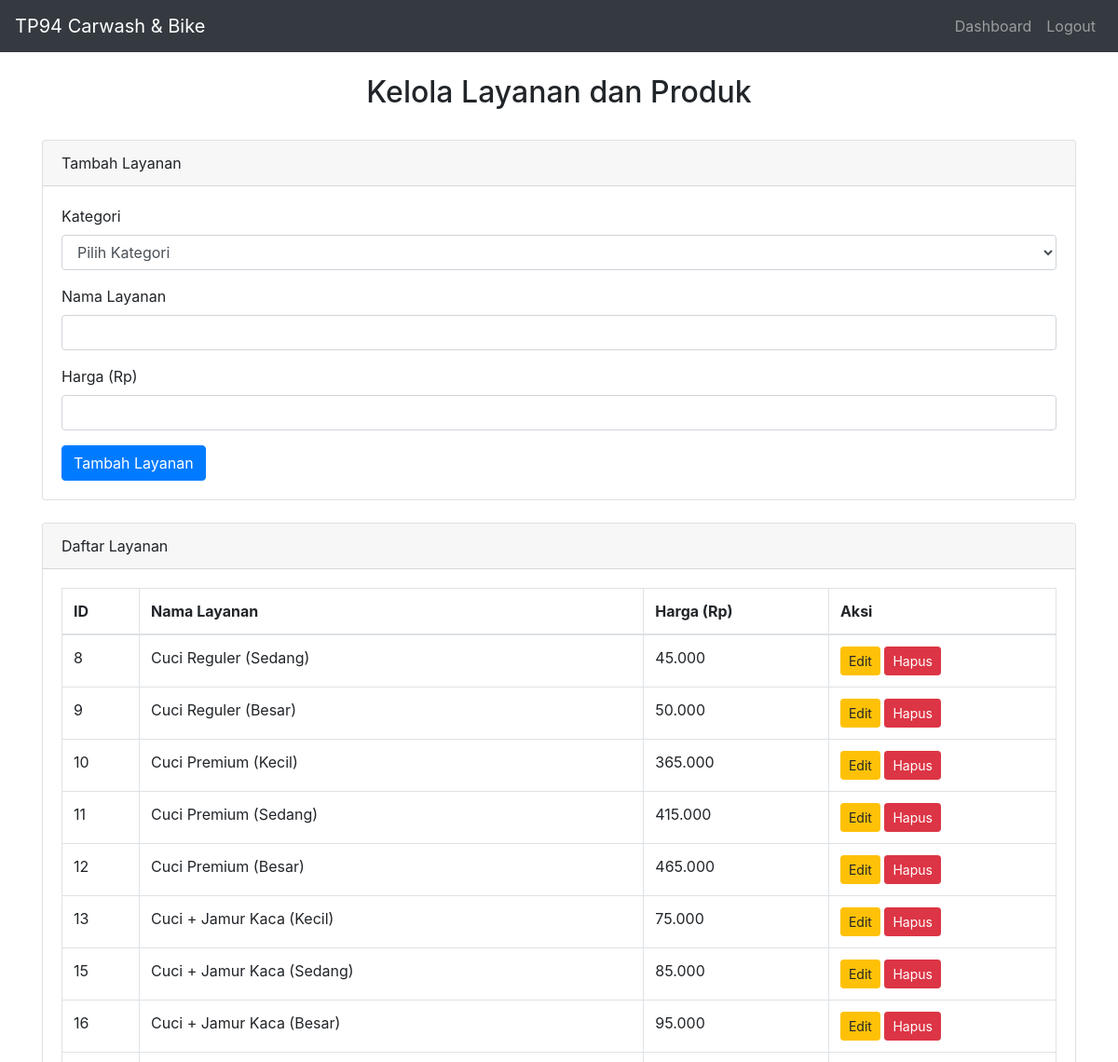
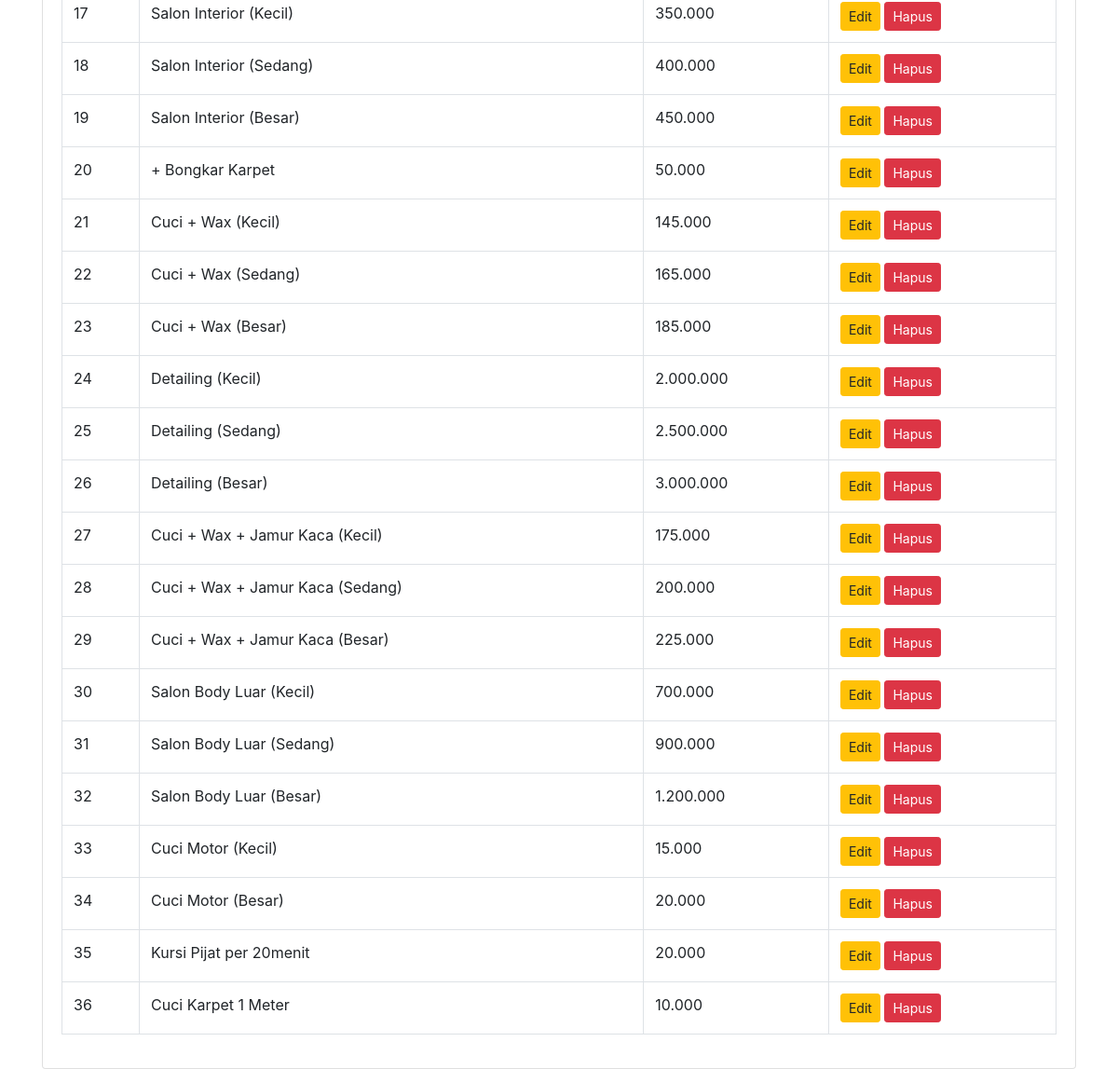
Page /dashboard_layanan.php (signed in) on the committed database (2 pictures, top to bottom).
### tables this page shows
CREATE TABLE `layanan` (
  `id` int(11) NOT NULL,
  `nama_layanan` varchar(100) NOT NULL,
  `harga` decimal(10,2) NOT NULL,
  `kategori` varchar(50) NOT NULL
);

### dashboard_layanan.php (the view, shortened to what this page needs)
<?php
include 'koneksi.php';
$query_layanan = "SELECT * FROM layanan";
$layanan_result = mysqli_query($conn, $query_layanan);
?>
<!DOCTYPE html>
<html lang="id">
<head>
    <link rel="stylesheet" href="https://stackpath.bootstrapcdn.com/bootstrap/4.5.2/css/bootstrap.min.css">
</head>
<body>
    <nav class="navbar navbar-expand-lg navbar-dark bg-dark">
        <a class="navbar-brand" href="#">TP94 Carwash & Bike</a>
        <div class="collapse navbar-collapse" id="navbarNav">
            <ul class="navbar-nav ml-auto">
                <li class="nav-item">
                    <a class="nav-link" href="dashboard_kasir.php">Dashboard</a>
                </li>
                <li class="nav-item">
                    <a class="nav-link" href="logout.php">Logout</a>
                </li>
            </ul>
        </div>
    </nav>
    <div class="container mt-4">
        <h2 class="text-center">Kelola Layanan dan Produk</h2>
        <br>
        <div class="card mb-4">
    <div class="card-header">Tambah Layanan</div>
    <div class="card-body">
        <form method="POST" action="">
            <div class="form-group">
                <label for="kategori">Kategori</label>
                <select class="form-control" id="kategori" name="kategori" required>
                    <option value="">Pilih Kategori</option>
                </select>
            </div>
            <div class="form-group">
                <label for="nama_layanan">Nama Layanan</label>
                <input type="text" class="form-control" id="nama_layanan" name="nama_layanan" required>
            </div>
            <div class="form-group">
                <label for="harga">Harga (Rp)</label>
                <input type="number" class="form-control" id="harga" name="harga" required>
            </div>
            <button type="submit" name="tambah_layanan" class="btn btn-primary">Tambah Layanan</button>
        </form>
    </div>
</div>
        <div class="card">
            <div class="card-header">Daftar Layanan</div>
            <div class="card-body">
                <table class="table table-bordered">
                    <thead>
                        <tr>
                            <th>ID</th>
                            <th>Nama Layanan</th>
                            <th>Harga (Rp)</th>
                            <th>Aksi</th>
                        </tr>
                    </thead>
                    <tbody>
                        <?php while ($layanan = mysqli_fetch_assoc($layanan_result)): ?>
                        <tr>
                            <td><?= $layanan['id']; ?></td>
                            <td><?= $layanan['nama_layanan']; ?></td>
                            <td><?= number_format($layanan['harga'], 0, ',', '.'); ?></td>
                            <td>
                                <a href="edit_layanan.php?id=<?= $layanan['id']; ?>" class="btn btn-warning btn-sm">Edit</a>
                                <a href="?hapus=<?= $layanan['id']; ?>" class="btn btn-danger btn-sm" onclick="return confirm('Apakah Anda yakin ingin menghapus layanan ini?')">Hapus</a>
                            </td>
                        </tr>
                        <?php endwhile; ?>
                    </tbody>
                </table>
            </div>
        </div>
    </div>
</body>
</html>

### rows in the picture
layanan: id "8", nama_layanan "Cuci Reguler (Sedang)", harga "45.000"
layanan: id "9", nama_layanan "Cuci Reguler (Besar)", harga "50.000"
layanan: id "10", nama_layanan "Cuci Premium (Kecil)", harga "365.000"
layanan: id "11", nama_layanan "Cuci Premium (Sedang)", harga "415.000"
layanan: id "12", nama_layanan "Cuci Premium (Besar)", harga "465.000"
layanan: id "13", nama_layanan "Cuci + Jamur Kaca (Kecil)", harga "75.000"
layanan: id "15", nama_layanan "Cuci + Jamur Kaca (Sedang)", harga "85.000"
layanan: id "16", nama_layanan "Cuci + Jamur Kaca (Besar)", harga "95.000"
layanan: id "17", nama_layanan "Salon Interior (Kecil)", harga "350.000"
layanan: id "18", nama_layanan "Salon Interior (Sedang)", harga "400.000"
layanan: id "19", nama_layanan "Salon Interior (Besar)", harga "450.000"
layanan: id "20", nama_layanan "+ Bongkar Karpet", harga "50.000"
layanan: id "21", nama_layanan "Cuci + Wax (Kecil)", harga "145.000"
layanan: id "22", nama_layanan "Cuci + Wax (Sedang)", harga "165.000"
layanan: id "23", nama_layanan "Cuci + Wax (Besar)", harga "185.000"
layanan: id "24", nama_layanan "Detailing (Kecil)", harga "2.000.000"
layanan: id "25", nama_layanan "Detailing (Sedang)", harga "2.500.000"
layanan: id "26", nama_layanan "Detailing (Besar)", harga "3.000.000"
layanan: id "27", nama_layanan "Cuci + Wax + Jamur Kaca (Kecil)", harga "175.000"
layanan: id "28", nama_layanan "Cuci + Wax + Jamur Kaca (Sedang)", harga "200.000"
layanan: id "29", nama_layanan "Cuci + Wax + Jamur Kaca (Besar)", harga "225.000"
layanan: id "30", nama_layanan "Salon Body Luar (Kecil)", harga "700.000"
layanan: id "31", nama_layanan "Salon Body Luar (Sedang)", harga "900.000"
layanan: id "32", nama_layanan "Salon Body Luar (Besar)", harga "1.200.000"
layanan: id "33", nama_layanan "Cuci Motor (Kecil)", harga "15.000"
layanan: id "34", nama_layanan "Cuci Motor (Besar)", harga "20.000"
layanan: id "35", nama_layanan "Kursi Pijat per 20menit", harga "20.000"
layanan: id "36", nama_layanan "Cuci Karpet 1 Meter", harga "10.000"
